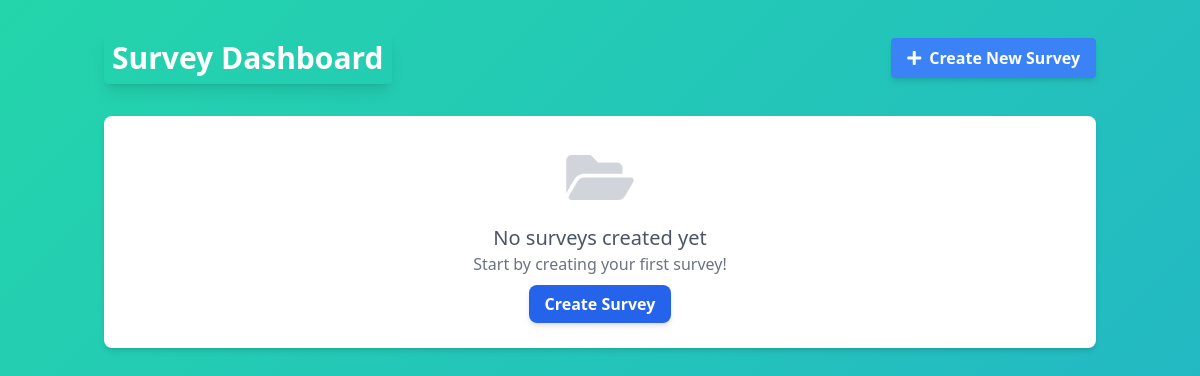
Before: /survey/ (signed in) with the older database file.
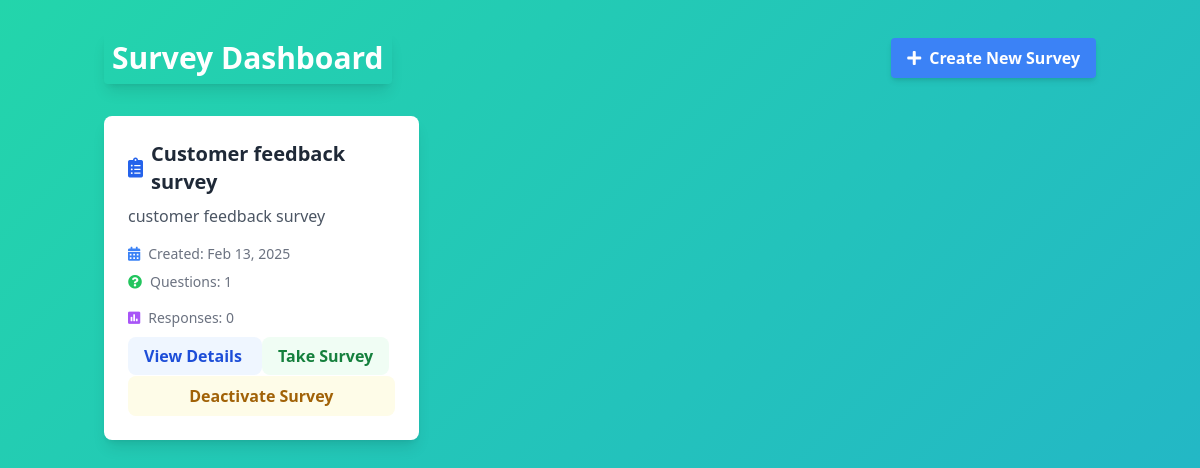
After: the same page with the newer database file.
### surveys/models.py (models this page shows, shortened)
class Survey(models.Model):
    title = models.CharField(max_length=200)
    description = models.TextField(blank=True, null=True)
    user = models.ForeignKey(
        settings.AUTH_USER_MODEL,
        on_delete=models.CASCADE,
        related_name='surveys',
        null=True  # Allow existing surveys to remain
    )
    created_at = models.DateTimeField(auto_now_add=True)
    updated_at = models.DateTimeField(auto_now=True)
    unique_link = models.CharField(max_length=16, unique=True, blank=True)
    external_link = models.CharField(max_length=16, unique=True, blank=True, null=True)
    max_external_responses = models.PositiveIntegerField(null=True, blank=True)
    external_response_count = models.PositiveIntegerField(default=0)
    is_active = models.BooleanField(default=True)  # New field to track survey activation status
    expiry_datetime = models.DateTimeField(null=True, blank=True)
    is_expired = models.BooleanField(default=False)
    points = models.IntegerField(default=0)

### surveys/views.py (the view)
# urls.py: path('', HomeView.as_view(), name='home'),
class HomeView(LoginRequiredMixin, View):
    def get(self, request):
        surveys = Survey.objects.filter(user=request.user, is_active=True).order_by('-created_at')
        return render(request, 'surveys/home.html', {
            'surveys': surveys,
            'user': request.user
        })

### templates/surveys/home.html (shortened to what this page needs)
<!DOCTYPE html>
<html lang="en">
<head>
    <script src="https://cdn.tailwindcss.com"></script>
    <link rel="stylesheet" href="https://cdnjs.cloudflare.com/ajax/libs/font-awesome/5.15.4/css/all.min.css">
</head>
<body class="animated-bg min-h-screen bg-gray-100">
    <div class="container mx-auto px-4 py-8">
        <div class="flex justify-between items-center mb-8">
            <h1 class="text-3xl font-bold text-white shadow-lg p-2 rounded">Survey Dashboard</h1>
            <a href="{% url 'surveys:create_survey' %}"
               class="bg-blue-500 hover:bg-blue-700 text-white font-bold py-2 px-4 rounded transition transform hover:scale-105 shadow-md">
                <i class="fas fa-plus mr-2"></i>Create New Survey
            </a>
        </div>
        {% if surveys %}
        <div class="grid md:grid-cols-2 lg:grid-cols-3 gap-6">
            {% for survey in surveys %}
            <div class="bg-white shadow-lg rounded-lg p-6 hover:shadow-xl transition-all duration-300 transform hover:-translate-y-2">
                <h2 class="text-xl font-semibold mb-2 text-gray-800 flex items-center">
                    <i class="fas fa-clipboard-list mr-2 text-blue-600"></i>
                    {{ survey.title }}
                </h2>
                <p class="text-gray-600 mb-4 truncate">{{ survey.description|default:"No description" }}</p>
                <div class="flex items-center text-sm text-gray-500 mb-2">
                    <i class="fas fa-calendar-alt mr-2 text-blue-500"></i>
                    Created: {{ survey.created_at|date:"M d, Y" }}
                </div>
                <div class="flex items-center text-sm text-gray-500 mb-4">
                    <i class="fas fa-question-circle mr-2 text-green-500"></i>
                    Questions: {{ survey.questions.count }}
                </div>
                <div class="flex items-center text-sm text-gray-500 mb-4">
                    <i class="fas fa-poll mr-2 text-purple-500"></i>
                    Responses: {{ survey.responses.count }}
                </div>
                <a href="{% url 'surveys:survey_detail' survey.id %}"
                   class="w-full bg-blue-50 text-blue-700 hover:bg-blue-100 py-2 px-4 rounded-lg text-center font-semibold transition-colors">
                    View Details
                </a>
                <a href="{% url 'surveys:take_survey' survey.unique_link %}"
                   class="w-full bg-green-50 text-green-700 hover:bg-green-100 py-2 px-4 rounded-lg text-center font-semibold transition-colors mt-2">
                    Take Survey
                </a>
                <form method="post" action="{% url 'surveys:deactivate_survey' survey.id %}" style="display:inline;">
                    <button type="submit" class="w-full bg-yellow-50 text-yellow-700 hover:bg-yellow-100 py-2 px-4 rounded-lg text-center font-semibold transition-colors mt-2" onclick="return confirm('Are you sure you want to deactivate this survey?');">
                        Deactivate Survey
                    </button>
                </form>
            </div>
            {% endfor %}
        </div>
        {% else %}
        <div class="text-center bg-white rounded-lg p-8 shadow-md">
            <i class="fas fa-folder-open text-6xl text-gray-300 mb-4"></i>
            <h2 class="text-xl text-gray-600">No surveys created yet</h2>
            <p class="text-gray-500 mb-4">Start by creating your first survey!</p>
            <a href="{% url 'surveys:create_survey' %}"
               class="bg-blue-600 hover:bg-blue-700 text-white font-bold py-2 px-4 rounded-lg shadow-md transform hover:scale-105 transition-transform duration-200">
                Create Survey
            </a>
        </div>
        {% endif %}
    </div>
</body>
</html>

Changed rows visible on the page:
added Survey: title "Customer feedback survey", description "customer feedback survey", created_at "Feb 13, 2025", questions.count "1", responses.count "0"
Other visible differences:
text no longer shown: "No surveys created yet Start by creating your first survey! Create Survey"
